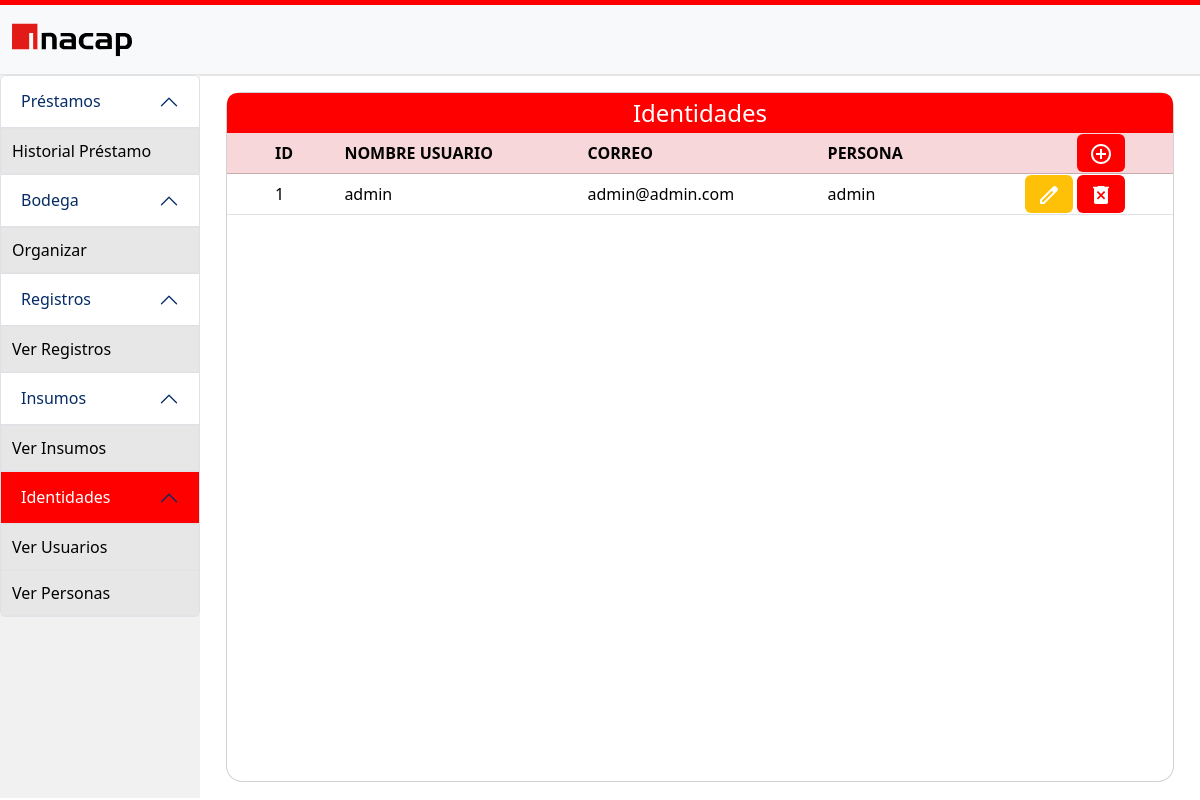
Screenshot of /usuarios/ with the database file from the repository.
### bodegaApp/models/identidades.py (models this page shows, shortened)
class Usuario(AbstractUser):
    first_name = None
    last_name = None
    is_staff = None
    groups = None
    user_permissions = None
    email = models.EmailField(max_length=60, unique=True)
    username = models.CharField(max_length=20, unique=True)
    password = models.CharField(max_length=20)
    persona = models.OneToOneField(Persona, on_delete=models.PROTECT, unique=True)
    foto_perfil = models.ForeignKey(Adjunto, on_delete=models.SET_DEFAULT, default=1)

class Persona(models.Model):
    rut                 = models.CharField(max_length=12, unique=True)
    nombre_completo     = models.CharField(max_length=75)
    fecha_nacimiento    = models.DateField()

### bodegaApp/views/identidades.py (the view)
# urls.py: path("usuarios/", verUsuarios, name="Usuarios"),
def verUsuarios(request):
    context = {
        'usuarios': Usuario.objects.all()
    }
    return render(request, base+'verUsuarios.html', {**context, **section})

### templates/identidades/verUsuarios.html
{% extends "home.html" %}
{% load static %}
{% block content %}
    <div class="card w-100 m-3 rounded-4">
        <div class="card w-100 justify-content-center" id="top">
            <h4 class="m-0 p-0">{{title}}</h4>
        </div>
        <table class="table">
            <thead>
                <tr class="table-danger align-items-center">
                    <th scope="col" class="ps-5">ID</th>
                    <th scope="col">NOMBRE USUARIO</th>
                    <th scope="col">CORREO</th>
                    <th scope="col">PERSONA</th>
                    <th scope="col" class="p-0 align-content-center justify-content-end text-end pe-5">
                        <a class="btn btn-danger h-1 fw-bold" onClick="openModal('{% url "CrearUsuario" %}')"><img src="{% static "image/add.svg" %}"></a>
                    </th>
                </tr>
            </thead>
            <tbody>
                {% for usuario in usuarios %}
                    <tr>
                        <td scope="row" class="ps-5">{{ usuario.id }}</td>
                        <td>{{ usuario.username }}</td>
                        <td>{{ usuario.email}}</td>
                        <td>{{ usuario.persona.nombre_completo }}</td>
                        <td class="p-0 align-content-center justify-content-end text-end pe-5">
                            <a class="btn bg-warning fw-bold" onclick="openModal('{% url "ActualizarUsuario" usuario.id %}')"><img src="{% static "image/edit.svg" %}"></a>
                            <a class="btn btn-danger fw-bold" onclick="openModal('{% url "BorrarUsuario" usuario.id %}')"><img src="{% static "image/delete.svg" %}"></a>
                        </td>
                    </tr>
                {% endfor %}
            </tbody>
        </table>
    </div>
{% endblock %}

### static/css/style.css (style rules this page uses)
#top { width: 100% !important; height: 40px !important; background-color: red !important; text-align: center !important; align-items: center !important; color: white !important; border-radius: 10px 10px 0px 0px !important; border: transparent solid 1px !important; font-weight: bold !important; padding: 0 !important; line-height: 0px !important; }
.btn { background-color: red !important; border: none !important; }

### rows the page displays
Usuario: id "1", username "admin", email "admin@admin.com", persona.nombre_completo "admin"

### other values shown
{{ title }} "Identidades"
